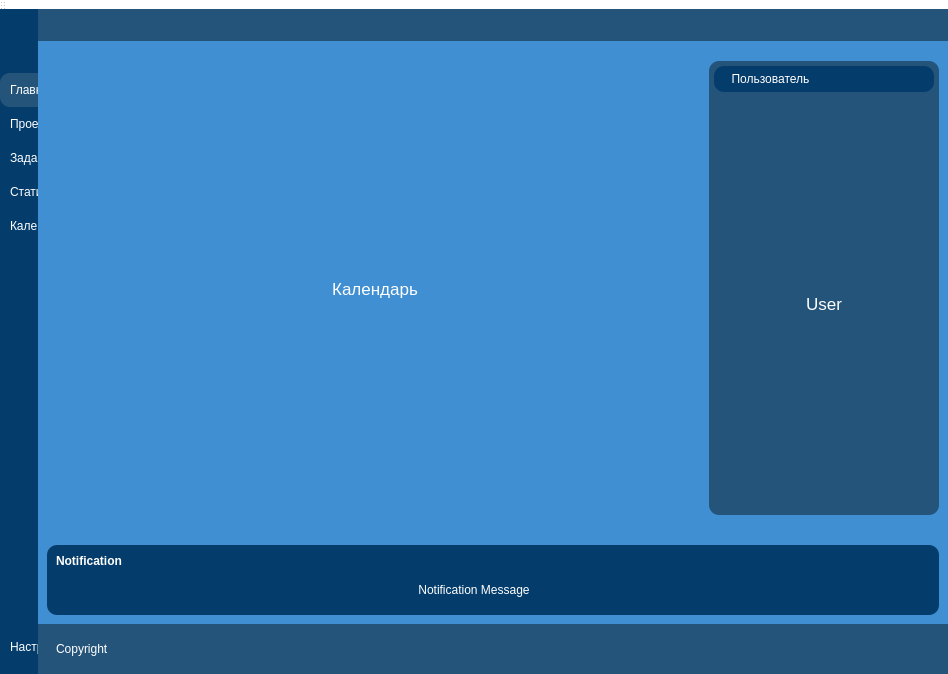
<?xml version="1.0" encoding="UTF-8"?>
<ui version="4.0">
 <class>MainWindow</class>
 <widget class="QMainWindow" name="MainWindow">
  <property name="geometry">
   <rect>
    <x>0</x>
    <y>0</y>
    <width>948</width>
    <height>674</height>
   </rect>
  </property>
  <property name="windowTitle">
   <string>Task-tracker</string>
  </property>
  <property name="styleSheet">
   <string notr="true">*{
	border: none;
	background-color: transparent;
	background: transparent;
	padding: 0;
	margin: 0;
	color:#fff;
}

#centralwidget{
	background-color: #3F8FD2;
}
#leftMenuSubContainer{
	background-color: #043C6B;
}
#leftMenuSubContainer QPushButton{
	text-align: left;
	padding: 10px 10px;
	border-top-left-radius: 10px;
	border-bottom-left-radius: 10px;
}
#headerContainer, #footerContainer{
	background-color: #25547B;
}
#profileSubContainer{
	background-color: #25547B;
	border-radius: 10px;
}
#frame_7, #popupNotificationSubContainer{
	background-color:#043C6B;
	border-radius: 10px;
}
</string>
  </property>
  <widget class="QWidget" name="centralwidget">
   <layout class="QHBoxLayout" name="horizontalLayout">
    <property name="spacing">
     <number>0</number>
    </property>
    <property name="leftMargin">
     <number>0</number>
    </property>
    <property name="topMargin">
     <number>0</number>
    </property>
    <property name="rightMargin">
     <number>0</number>
    </property>
    <property name="bottomMargin">
     <number>0</number>
    </property>
    <item alignment="Qt::AlignLeft">
     <widget class="QCustomSlideMenu" name="leftMenuContainer" native="true">
      <property name="minimumSize">
       <size>
        <width>0</width>
        <height>0</height>
       </size>
      </property>
      <property name="maximumSize">
       <size>
        <width>38</width>
        <height>16777215</height>
       </size>
      </property>
      <layout class="QVBoxLayout" name="verticalLayout">
       <property name="spacing">
        <number>0</number>
       </property>
       <property name="sizeConstraint">
        <enum>QLayout::SetDefaultConstraint</enum>
       </property>
       <property name="leftMargin">
        <number>0</number>
       </property>
       <property name="topMargin">
        <number>0</number>
       </property>
       <property name="rightMargin">
        <number>0</number>
       </property>
       <property name="bottomMargin">
        <number>0</number>
       </property>
       <item>
        <widget class="QWidget" name="leftMenuSubContainer" native="true">
         <property name="sizePolicy">
          <sizepolicy hsizetype="Fixed" vsizetype="Preferred">
           <horstretch>0</horstretch>
           <verstretch>0</verstretch>
          </sizepolicy>
         </property>
         <property name="minimumSize">
          <size>
           <width>140</width>
           <height>0</height>
          </size>
         </property>
         <property name="maximumSize">
          <size>
           <width>16777215</width>
           <height>16777215</height>
          </size>
         </property>
         <layout class="QVBoxLayout" name="verticalLayout_2">
          <property name="spacing">
           <number>20</number>
          </property>
          <property name="leftMargin">
           <number>0</number>
          </property>
          <property name="topMargin">
           <number>0</number>
          </property>
          <property name="rightMargin">
           <number>0</number>
          </property>
          <property name="bottomMargin">
           <number>0</number>
          </property>
          <item alignment="Qt::AlignTop">
           <widget class="QFrame" name="frame">
            <property name="frameShape">
             <enum>QFrame::StyledPanel</enum>
            </property>
            <property name="frameShadow">
             <enum>QFrame::Raised</enum>
            </property>
            <layout class="QHBoxLayout" name="horizontalLayout_2">
             <property name="spacing">
              <number>0</number>
             </property>
             <property name="leftMargin">
              <number>0</number>
             </property>
             <property name="topMargin">
              <number>0</number>
             </property>
             <property name="rightMargin">
              <number>0</number>
             </property>
             <property name="bottomMargin">
              <number>0</number>
             </property>
             <item>
              <widget class="QPushButton" name="menuBtn">
               <property name="toolTip">
                <string>Menu</string>
               </property>
               <property name="text">
                <string/>
               </property>
               <property name="icon">
                <iconset>
                 <normaloff>icons/feather/menu.svg</normaloff>icons/feather/menu.svg</iconset>
               </property>
               <property name="iconSize">
                <size>
                 <width>24</width>
                 <height>24</height>
                </size>
               </property>
              </widget>
             </item>
            </layout>
           </widget>
          </item>
          <item alignment="Qt::AlignTop">
           <widget class="QFrame" name="frame_3">
            <property name="sizePolicy">
             <sizepolicy hsizetype="Preferred" vsizetype="Expanding">
              <horstretch>0</horstretch>
              <verstretch>0</verstretch>
             </sizepolicy>
            </property>
            <property name="frameShape">
             <enum>QFrame::StyledPanel</enum>
            </property>
            <property name="frameShadow">
             <enum>QFrame::Raised</enum>
            </property>
            <layout class="QVBoxLayout" name="verticalLayout_3">
             <property name="spacing">
              <number>0</number>
             </property>
             <property name="leftMargin">
              <number>0</number>
             </property>
             <property name="topMargin">
              <number>10</number>
             </property>
             <property name="rightMargin">
              <number>0</number>
             </property>
             <property name="bottomMargin">
              <number>10</number>
             </property>
             <item>
              <widget class="QPushButton" name="homeBtn">
               <property name="toolTip">
                <string>Home</string>
               </property>
               <property name="styleSheet">
                <string notr="true">background-color: #25547B;</string>
               </property>
               <property name="text">
                <string>Главное меню</string>
               </property>
               <property name="icon">
                <iconset>
                 <normaloff>icons/feather/home.svg</normaloff>icons/feather/home.svg</iconset>
               </property>
               <property name="iconSize">
                <size>
                 <width>24</width>
                 <height>24</height>
                </size>
               </property>
              </widget>
             </item>
             <item>
              <widget class="QPushButton" name="projectsBtn">
               <property name="toolTip">
                <string>Projects</string>
               </property>
               <property name="text">
                <string>Проекты</string>
               </property>
               <property name="icon">
                <iconset>
                 <normaloff>icons/feather/layers.svg</normaloff>icons/feather/layers.svg</iconset>
               </property>
               <property name="iconSize">
                <size>
                 <width>24</width>
                 <height>24</height>
                </size>
               </property>
              </widget>
             </item>
             <item>
              <widget class="QPushButton" name="tasksBtn">
               <property name="toolTip">
                <string>Tasks</string>
               </property>
               <property name="text">
                <string>Задачи</string>
               </property>
               <property name="icon">
                <iconset>
                 <normaloff>icons/feather/file-text.svg</normaloff>icons/feather/file-text.svg</iconset>
               </property>
               <property name="iconSize">
                <size>
                 <width>24</width>
                 <height>24</height>
                </size>
               </property>
              </widget>
             </item>
             <item>
              <widget class="QPushButton" name="statisticsBtn">
               <property name="toolTip">
                <string>Statistics</string>
               </property>
               <property name="text">
                <string>Статистика</string>
               </property>
               <property name="icon">
                <iconset>
                 <normaloff>icons/feather/activity.svg</normaloff>icons/feather/activity.svg</iconset>
               </property>
               <property name="iconSize">
                <size>
                 <width>24</width>
                 <height>24</height>
                </size>
               </property>
              </widget>
             </item>
             <item>
              <widget class="QPushButton" name="calendarBtn">
               <property name="toolTip">
                <string>Calendar</string>
               </property>
               <property name="text">
                <string>Календарь</string>
               </property>
               <property name="icon">
                <iconset>
                 <normaloff>icons/feather/calendar.svg</normaloff>icons/feather/calendar.svg</iconset>
               </property>
               <property name="iconSize">
                <size>
                 <width>24</width>
                 <height>24</height>
                </size>
               </property>
              </widget>
             </item>
            </layout>
           </widget>
          </item>
          <item>
           <spacer name="verticalSpacer">
            <property name="orientation">
             <enum>Qt::Vertical</enum>
            </property>
            <property name="sizeHint" stdset="0">
             <size>
              <width>20</width>
              <height>40</height>
             </size>
            </property>
           </spacer>
          </item>
          <item alignment="Qt::AlignBottom">
           <widget class="QFrame" name="frame_4">
            <property name="frameShape">
             <enum>QFrame::StyledPanel</enum>
            </property>
            <property name="frameShadow">
             <enum>QFrame::Raised</enum>
            </property>
            <layout class="QVBoxLayout" name="verticalLayout_4">
             <property name="spacing">
              <number>0</number>
             </property>
             <property name="leftMargin">
              <number>0</number>
             </property>
             <property name="topMargin">
              <number>10</number>
             </property>
             <property name="rightMargin">
              <number>0</number>
             </property>
             <property name="bottomMargin">
              <number>10</number>
             </property>
             <item>
              <widget class="QPushButton" name="settingsBtn">
               <property name="toolTip">
                <string>Settings</string>
               </property>
               <property name="text">
                <string>Настройки</string>
               </property>
               <property name="icon">
                <iconset>
                 <normaloff>icons/feather/settings.svg</normaloff>icons/feather/settings.svg</iconset>
               </property>
               <property name="iconSize">
                <size>
                 <width>24</width>
                 <height>24</height>
                </size>
               </property>
              </widget>
             </item>
            </layout>
           </widget>
          </item>
         </layout>
        </widget>
       </item>
      </layout>
     </widget>
    </item>
    <item>
     <widget class="QWidget" name="mainBodyContainer" native="true">
      <property name="sizePolicy">
       <sizepolicy hsizetype="Expanding" vsizetype="Expanding">
        <horstretch>0</horstretch>
        <verstretch>0</verstretch>
       </sizepolicy>
      </property>
      <property name="styleSheet">
       <string notr="true"/>
      </property>
      <layout class="QVBoxLayout" name="verticalLayout_5">
       <property name="spacing">
        <number>0</number>
       </property>
       <property name="leftMargin">
        <number>0</number>
       </property>
       <property name="topMargin">
        <number>0</number>
       </property>
       <property name="rightMargin">
        <number>0</number>
       </property>
       <property name="bottomMargin">
        <number>0</number>
       </property>
       <item alignment="Qt::AlignTop">
        <widget class="QWidget" name="headerContainer" native="true">
         <property name="sizePolicy">
          <sizepolicy hsizetype="Expanding" vsizetype="Expanding">
           <horstretch>0</horstretch>
           <verstretch>0</verstretch>
          </sizepolicy>
         </property>
         <layout class="QHBoxLayout" name="horizontalLayout_4">
          <property name="spacing">
           <number>0</number>
          </property>
          <property name="leftMargin">
           <number>0</number>
          </property>
          <property name="topMargin">
           <number>9</number>
          </property>
          <property name="rightMargin">
           <number>0</number>
          </property>
          <property name="bottomMargin">
           <number>9</number>
          </property>
          <item alignment="Qt::AlignRight">
           <widget class="QFrame" name="frame_6">
            <property name="frameShape">
             <enum>QFrame::StyledPanel</enum>
            </property>
            <property name="frameShadow">
             <enum>QFrame::Raised</enum>
            </property>
            <layout class="QHBoxLayout" name="horizontalLayout_6">
             <property name="leftMargin">
              <number>0</number>
             </property>
             <property name="topMargin">
              <number>0</number>
             </property>
             <property name="rightMargin">
              <number>0</number>
             </property>
             <property name="bottomMargin">
              <number>0</number>
             </property>
             <item>
              <widget class="QPushButton" name="pushButton_5">
               <property name="toolTip">
                <string>Search</string>
               </property>
               <property name="text">
                <string/>
               </property>
               <property name="icon">
                <iconset>
                 <normaloff>icons/feather/search.svg</normaloff>icons/feather/search.svg</iconset>
               </property>
               <property name="iconSize">
                <size>
                 <width>24</width>
                 <height>24</height>
                </size>
               </property>
              </widget>
             </item>
            </layout>
           </widget>
          </item>
          <item alignment="Qt::AlignHCenter">
           <widget class="QFrame" name="frame_5">
            <property name="frameShape">
             <enum>QFrame::StyledPanel</enum>
            </property>
            <property name="frameShadow">
             <enum>QFrame::Raised</enum>
            </property>
            <layout class="QHBoxLayout" name="horizontalLayout_5">
             <property name="leftMargin">
              <number>0</number>
             </property>
             <property name="topMargin">
              <number>0</number>
             </property>
             <property name="rightMargin">
              <number>0</number>
             </property>
             <property name="bottomMargin">
              <number>0</number>
             </property>
             <item>
              <widget class="QPushButton" name="notificationBtn">
               <property name="toolTip">
                <string>Notification</string>
               </property>
               <property name="text">
                <string/>
               </property>
               <property name="icon">
                <iconset>
                 <normaloff>icons/feather/bell.svg</normaloff>icons/feather/bell.svg</iconset>
               </property>
               <property name="iconSize">
                <size>
                 <width>24</width>
                 <height>24</height>
                </size>
               </property>
              </widget>
             </item>
             <item>
              <widget class="QPushButton" name="profileBtn">
               <property name="toolTip">
                <string>Profile</string>
               </property>
               <property name="text">
                <string/>
               </property>
               <property name="icon">
                <iconset>
                 <normaloff>icons/feather/user.svg</normaloff>icons/feather/user.svg</iconset>
               </property>
               <property name="iconSize">
                <size>
                 <width>24</width>
                 <height>24</height>
                </size>
               </property>
              </widget>
             </item>
            </layout>
           </widget>
          </item>
          <item alignment="Qt::AlignRight">
           <widget class="QFrame" name="frame_2">
            <property name="frameShape">
             <enum>QFrame::StyledPanel</enum>
            </property>
            <property name="frameShadow">
             <enum>QFrame::Raised</enum>
            </property>
            <layout class="QHBoxLayout" name="horizontalLayout_3">
             <property name="leftMargin">
              <number>0</number>
             </property>
             <property name="topMargin">
              <number>0</number>
             </property>
             <property name="rightMargin">
              <number>0</number>
             </property>
             <property name="bottomMargin">
              <number>0</number>
             </property>
             <item>
              <widget class="QPushButton" name="minimizeBtn">
               <property name="toolTip">
                <string>Minimise Window</string>
               </property>
               <property name="text">
                <string/>
               </property>
               <property name="icon">
                <iconset>
                 <normaloff>icons/feather/minus.svg</normaloff>icons/feather/minus.svg</iconset>
               </property>
               <property name="iconSize">
                <size>
                 <width>24</width>
                 <height>24</height>
                </size>
               </property>
              </widget>
             </item>
             <item>
              <widget class="QPushButton" name="restoreBtn">
               <property name="toolTip">
                <string>Restore Window</string>
               </property>
               <property name="text">
                <string/>
               </property>
               <property name="icon">
                <iconset>
                 <normaloff>icons/feather/square.svg</normaloff>icons/feather/square.svg</iconset>
               </property>
               <property name="iconSize">
                <size>
                 <width>24</width>
                 <height>24</height>
                </size>
               </property>
              </widget>
             </item>
             <item>
              <widget class="QPushButton" name="closeBtn">
               <property name="toolTip">
                <string>Close Window</string>
               </property>
               <property name="text">
                <string/>
               </property>
               <property name="icon">
                <iconset>
                 <normaloff>icons/feather/x.svg</normaloff>icons/feather/x.svg</iconset>
               </property>
               <property name="iconSize">
                <size>
                 <width>24</width>
                 <height>24</height>
                </size>
               </property>
              </widget>
             </item>
            </layout>
           </widget>
          </item>
         </layout>
        </widget>
       </item>
       <item>
        <widget class="QWidget" name="mainBodyContent" native="true">
         <property name="sizePolicy">
          <sizepolicy hsizetype="Preferred" vsizetype="Expanding">
           <horstretch>0</horstretch>
           <verstretch>0</verstretch>
          </sizepolicy>
         </property>
         <property name="minimumSize">
          <size>
           <width>910</width>
           <height>466</height>
          </size>
         </property>
         <layout class="QHBoxLayout" name="horizontalLayout_7">
          <item>
           <widget class="QWidget" name="mainContentsContainer" native="true">
            <property name="minimumSize">
             <size>
              <width>0</width>
              <height>0</height>
             </size>
            </property>
            <layout class="QVBoxLayout" name="verticalLayout_9">
             <item>
              <widget class="QStackedWidget" name="stackedWidget">
               <property name="currentIndex">
                <number>4</number>
               </property>
               <widget class="QWidget" name="page">
                <layout class="QVBoxLayout" name="verticalLayout_10">
                 <item>
                  <widget class="QLabel" name="label_3">
                   <property name="sizePolicy">
                    <sizepolicy hsizetype="Preferred" vsizetype="Preferred">
                     <horstretch>0</horstretch>
                     <verstretch>0</verstretch>
                    </sizepolicy>
                   </property>
                   <property name="font">
                    <font>
                     <pointsize>13</pointsize>
                    </font>
                   </property>
                   <property name="text">
                    <string>Главное меню</string>
                   </property>
                   <property name="alignment">
                    <set>Qt::AlignCenter</set>
                   </property>
                  </widget>
                 </item>
                </layout>
               </widget>
               <widget class="QWidget" name="page_5">
                <layout class="QVBoxLayout" name="verticalLayout_14">
                 <item>
                  <widget class="QLabel" name="label_5">
                   <property name="sizePolicy">
                    <sizepolicy hsizetype="Preferred" vsizetype="Preferred">
                     <horstretch>0</horstretch>
                     <verstretch>0</verstretch>
                    </sizepolicy>
                   </property>
                   <property name="font">
                    <font>
                     <pointsize>13</pointsize>
                    </font>
                   </property>
                   <property name="text">
                    <string>Проекты</string>
                   </property>
                   <property name="alignment">
                    <set>Qt::AlignCenter</set>
                   </property>
                  </widget>
                 </item>
                </layout>
               </widget>
               <widget class="QWidget" name="page_3">
                <layout class="QVBoxLayout" name="verticalLayout_13">
                 <item>
                  <widget class="QLabel" name="label_6">
                   <property name="sizePolicy">
                    <sizepolicy hsizetype="Preferred" vsizetype="Preferred">
                     <horstretch>0</horstretch>
                     <verstretch>0</verstretch>
                    </sizepolicy>
                   </property>
                   <property name="font">
                    <font>
                     <pointsize>13</pointsize>
                    </font>
                   </property>
                   <property name="text">
                    <string>Задачи</string>
                   </property>
                   <property name="alignment">
                    <set>Qt::AlignCenter</set>
                   </property>
                  </widget>
                 </item>
                </layout>
               </widget>
               <widget class="QWidget" name="page_2">
                <layout class="QVBoxLayout" name="verticalLayout_12">
                 <item>
                  <widget class="QLabel" name="label_4">
                   <property name="sizePolicy">
                    <sizepolicy hsizetype="Preferred" vsizetype="Preferred">
                     <horstretch>0</horstretch>
                     <verstretch>0</verstretch>
                    </sizepolicy>
                   </property>
                   <property name="font">
                    <font>
                     <pointsize>13</pointsize>
                    </font>
                   </property>
                   <property name="text">
                    <string>Статистика</string>
                   </property>
                   <property name="alignment">
                    <set>Qt::AlignCenter</set>
                   </property>
                  </widget>
                 </item>
                </layout>
               </widget>
               <widget class="QWidget" name="page_4">
                <layout class="QVBoxLayout" name="verticalLayout_11">
                 <item>
                  <widget class="QLabel" name="label_7">
                   <property name="sizePolicy">
                    <sizepolicy hsizetype="Preferred" vsizetype="Preferred">
                     <horstretch>0</horstretch>
                     <verstretch>0</verstretch>
                    </sizepolicy>
                   </property>
                   <property name="font">
                    <font>
                     <pointsize>13</pointsize>
                    </font>
                   </property>
                   <property name="text">
                    <string>Календарь</string>
                   </property>
                   <property name="alignment">
                    <set>Qt::AlignCenter</set>
                   </property>
                  </widget>
                 </item>
                </layout>
               </widget>
              </widget>
             </item>
            </layout>
           </widget>
          </item>
          <item alignment="Qt::AlignRight">
           <widget class="QCustomSlideMenu" name="profileContainer" native="true">
            <property name="minimumSize">
             <size>
              <width>230</width>
              <height>0</height>
             </size>
            </property>
            <property name="maximumSize">
             <size>
              <width>230</width>
              <height>454</height>
             </size>
            </property>
            <layout class="QVBoxLayout" name="verticalLayout_6">
             <property name="spacing">
              <number>0</number>
             </property>
             <property name="leftMargin">
              <number>0</number>
             </property>
             <property name="topMargin">
              <number>0</number>
             </property>
             <property name="rightMargin">
              <number>0</number>
             </property>
             <property name="bottomMargin">
              <number>0</number>
             </property>
             <item alignment="Qt::AlignRight">
              <widget class="QWidget" name="profileSubContainer" native="true">
               <property name="minimumSize">
                <size>
                 <width>230</width>
                 <height>0</height>
                </size>
               </property>
               <layout class="QVBoxLayout" name="verticalLayout_7">
                <property name="spacing">
                 <number>5</number>
                </property>
                <property name="leftMargin">
                 <number>5</number>
                </property>
                <property name="topMargin">
                 <number>5</number>
                </property>
                <property name="rightMargin">
                 <number>5</number>
                </property>
                <property name="bottomMargin">
                 <number>5</number>
                </property>
                <item>
                 <widget class="QFrame" name="frame_7">
                  <property name="sizePolicy">
                   <sizepolicy hsizetype="Preferred" vsizetype="Fixed">
                    <horstretch>0</horstretch>
                    <verstretch>0</verstretch>
                   </sizepolicy>
                  </property>
                  <property name="frameShape">
                   <enum>QFrame::StyledPanel</enum>
                  </property>
                  <property name="frameShadow">
                   <enum>QFrame::Raised</enum>
                  </property>
                  <layout class="QHBoxLayout" name="horizontalLayout_8">
                   <property name="spacing">
                    <number>6</number>
                   </property>
                   <property name="leftMargin">
                    <number>6</number>
                   </property>
                   <property name="topMargin">
                    <number>6</number>
                   </property>
                   <property name="rightMargin">
                    <number>6</number>
                   </property>
                   <property name="bottomMargin">
                    <number>6</number>
                   </property>
                   <item>
                    <widget class="QLabel" name="label">
                     <property name="sizePolicy">
                      <sizepolicy hsizetype="Preferred" vsizetype="Fixed">
                       <horstretch>0</horstretch>
                       <verstretch>0</verstretch>
                      </sizepolicy>
                     </property>
                     <property name="text">
                      <string>Пользователь</string>
                     </property>
                     <property name="alignment">
                      <set>Qt::AlignCenter</set>
                     </property>
                    </widget>
                   </item>
                   <item alignment="Qt::AlignRight">
                    <widget class="QPushButton" name="closeProfileBtn">
                     <property name="toolTip">
                      <string>Close User</string>
                     </property>
                     <property name="text">
                      <string/>
                     </property>
                     <property name="icon">
                      <iconset>
                       <normaloff>icons/feather/x-circle.svg</normaloff>icons/feather/x-circle.svg</iconset>
                     </property>
                     <property name="iconSize">
                      <size>
                       <width>24</width>
                       <height>24</height>
                      </size>
                     </property>
                    </widget>
                   </item>
                  </layout>
                 </widget>
                </item>
                <item>
                 <widget class="QWidget" name="widget" native="true">
                  <layout class="QVBoxLayout" name="verticalLayout_8">
                   <item>
                    <widget class="QLabel" name="label_2">
                     <property name="font">
                      <font>
                       <pointsize>13</pointsize>
                      </font>
                     </property>
                     <property name="text">
                      <string>User</string>
                     </property>
                     <property name="alignment">
                      <set>Qt::AlignCenter</set>
                     </property>
                    </widget>
                   </item>
                  </layout>
                 </widget>
                </item>
               </layout>
              </widget>
             </item>
            </layout>
           </widget>
          </item>
         </layout>
        </widget>
       </item>
       <item>
        <widget class="QCustomSlideMenu" name="popupNotificationContainer" native="true">
         <layout class="QVBoxLayout" name="verticalLayout_15">
          <item>
           <widget class="QWidget" name="popupNotificationSubContainer" native="true">
            <property name="toolTip">
             <string>Notification Message</string>
            </property>
            <layout class="QVBoxLayout" name="verticalLayout_16">
             <item>
              <widget class="QLabel" name="label_9">
               <property name="font">
                <font>
                 <weight>75</weight>
                 <bold>true</bold>
                </font>
               </property>
               <property name="text">
                <string>Notification</string>
               </property>
              </widget>
             </item>
             <item>
              <widget class="QFrame" name="frame_8">
               <property name="frameShape">
                <enum>QFrame::StyledPanel</enum>
               </property>
               <property name="frameShadow">
                <enum>QFrame::Raised</enum>
               </property>
               <layout class="QHBoxLayout" name="horizontalLayout_9">
                <item>
                 <widget class="QLabel" name="label_8">
                  <property name="sizePolicy">
                   <sizepolicy hsizetype="Expanding" vsizetype="Preferred">
                    <horstretch>0</horstretch>
                    <verstretch>0</verstretch>
                   </sizepolicy>
                  </property>
                  <property name="text">
                   <string>Notification Message</string>
                  </property>
                  <property name="alignment">
                   <set>Qt::AlignCenter</set>
                  </property>
                 </widget>
                </item>
                <item alignment="Qt::AlignRight">
                 <widget class="QPushButton" name="pushButton_8">
                  <property name="sizePolicy">
                   <sizepolicy hsizetype="Fixed" vsizetype="Fixed">
                    <horstretch>0</horstretch>
                    <verstretch>0</verstretch>
                   </sizepolicy>
                  </property>
                  <property name="minimumSize">
                   <size>
                    <width>0</width>
                    <height>0</height>
                   </size>
                  </property>
                  <property name="toolTip">
                   <string>Close Notification</string>
                  </property>
                  <property name="text">
                   <string/>
                  </property>
                  <property name="icon">
                   <iconset>
                    <normaloff>icons/feather/x-octagon.svg</normaloff>icons/feather/x-octagon.svg</iconset>
                  </property>
                  <property name="iconSize">
                   <size>
                    <width>24</width>
                    <height>24</height>
                   </size>
                  </property>
                 </widget>
                </item>
               </layout>
              </widget>
             </item>
            </layout>
           </widget>
          </item>
         </layout>
        </widget>
       </item>
       <item>
        <widget class="QWidget" name="footerContainer" native="true">
         <layout class="QHBoxLayout" name="horizontalLayout_11">
          <item>
           <widget class="QFrame" name="frame_9">
            <property name="minimumSize">
             <size>
              <width>0</width>
              <height>0</height>
             </size>
            </property>
            <property name="frameShape">
             <enum>QFrame::StyledPanel</enum>
            </property>
            <property name="frameShadow">
             <enum>QFrame::Raised</enum>
            </property>
            <layout class="QHBoxLayout" name="horizontalLayout_10">
             <item>
              <widget class="QLabel" name="label_10">
               <property name="text">
                <string>Copyright</string>
               </property>
              </widget>
             </item>
            </layout>
           </widget>
          </item>
          <item>
           <widget class="QFrame" name="sizeGrip">
            <property name="minimumSize">
             <size>
              <width>30</width>
              <height>30</height>
             </size>
            </property>
            <property name="maximumSize">
             <size>
              <width>30</width>
              <height>30</height>
             </size>
            </property>
            <property name="frameShape">
             <enum>QFrame::StyledPanel</enum>
            </property>
            <property name="frameShadow">
             <enum>QFrame::Raised</enum>
            </property>
            <widget class="QLabel" name="label_11">
             <property name="geometry">
              <rect>
               <x>20</x>
               <y>0</y>
               <width>58</width>
               <height>18</height>
              </rect>
             </property>
             <property name="text">
              <string/>
             </property>
            </widget>
           </widget>
          </item>
         </layout>
        </widget>
       </item>
      </layout>
     </widget>
    </item>
   </layout>
  </widget>
  <widget class="QMenuBar" name="menuBar">
   <property name="geometry">
    <rect>
     <x>0</x>
     <y>0</y>
     <width>948</width>
     <height>30</height>
    </rect>
   </property>
  </widget>
  <widget class="QToolBar" name="toolBar">
   <property name="windowTitle">
    <string>toolBar</string>
   </property>
   <attribute name="toolBarArea">
    <enum>TopToolBarArea</enum>
   </attribute>
   <attribute name="toolBarBreak">
    <bool>false</bool>
   </attribute>
  </widget>
 </widget>
 <customwidgets>
  <customwidget>
   <class>QCustomSlideMenu</class>
   <extends>QWidget</extends>
   <header location="global">Custom_Widgets.Widgets.h</header>
   <container>1</container>
  </customwidget>
 </customwidgets>
 <resources/>
 <connections/>
</ui>
